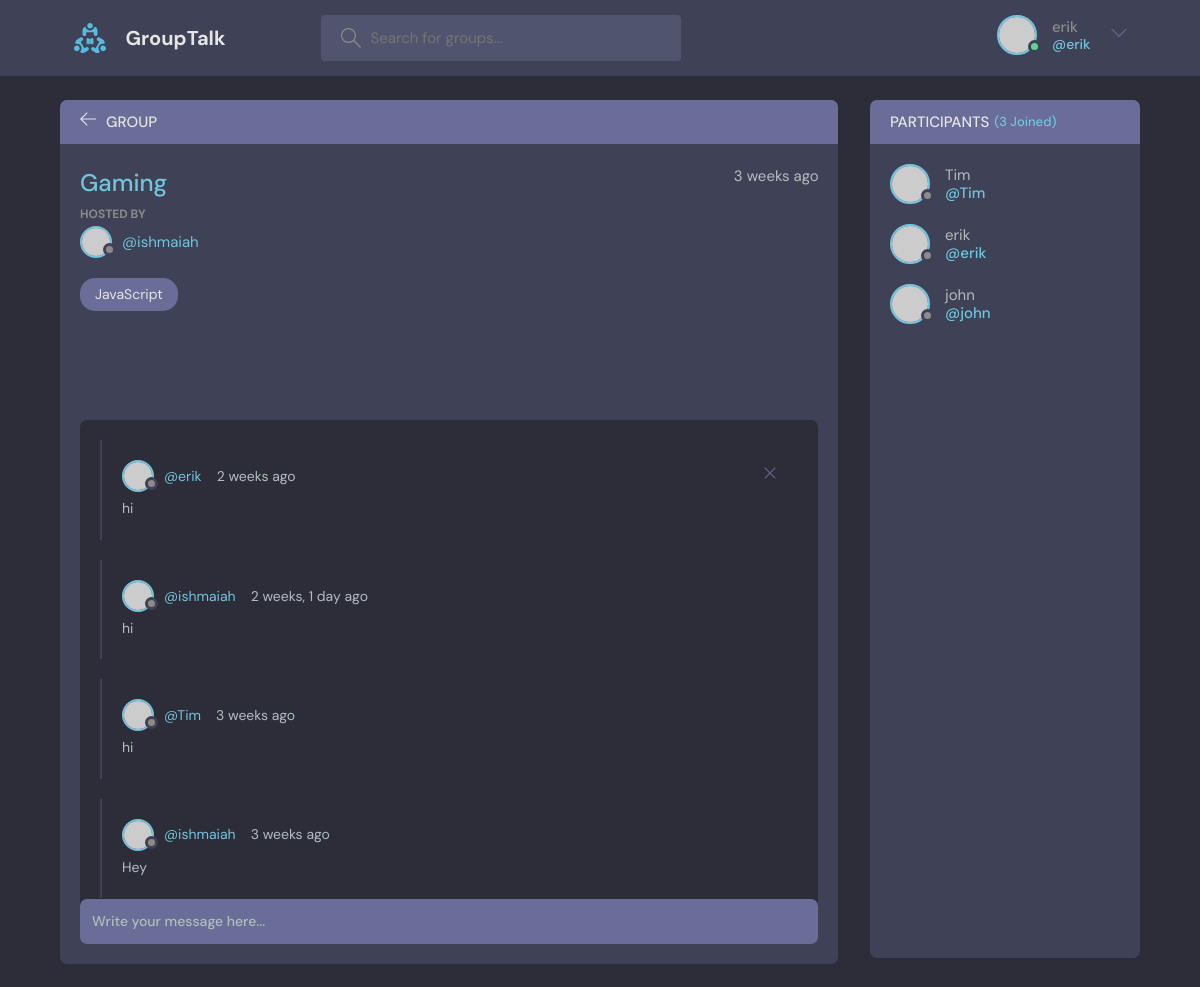
Screenshot of /group/2/ (signed in) with the database file from the repository.
### base/models.py (models this page shows, shortened)
class Group(models.Model):
    host = models.ForeignKey(User, on_delete=models.SET_NULL, null=True)
    topic = models.ForeignKey(Topic, on_delete=models.SET_NULL, null=True)
    name = models.CharField(max_length=200)
    description = models.TextField(null=True, blank=True)
    participants = models.ManyToManyField(User, related_name='participants', blank=True)
    updated = models.DateTimeField(auto_now=True)
    created = models.DateTimeField(auto_now_add=True)
    class Meta:
        ordering = ['-updated', '-created']

class Topic(models.Model):
    name = models.CharField(max_length=200)
    def __str__(self):
        return self.name

class Message(models.Model):
    user = models.ForeignKey(User, on_delete=models.CASCADE)
    group = models.ForeignKey(Group, on_delete=models.CASCADE)
    body = models.TextField()
    updated = models.DateTimeField(auto_now=True)
    created = models.DateTimeField(auto_now_add=True)
    class Meta:
        ordering = ['-updated', '-created']

### base/views.py (the view, shortened to what this page needs)
# urls.py: path('group/<str:pk>/', views.group, name="group"),
def group(request, pk):
   group = Group.objects.get(id=pk)
   group_messages = group.message_set.all()
   participants = group.participants.all()
   context = {'group': group, 'group_messages': group_messages, 'participants': participants}
   return render(request, 'base/group.html', context)

### base/templates/base/group.html (shortened to what this page needs)
{% extends 'main.html' %}
{% block content %}
    <main class="profile-page layout layout--2">
      <div class="container">
        <div class="room">
          <div class="room__top">
            <div class="room__topLeft">
              <a href="{% url 'home' %}">
                <svg version="1.1" xmlns="http://www.w3.org/2000/svg" width="32" height="32" viewBox="0 0 32 32">
                  <title>arrow-left</title>
                  <path
                    d="M13.723 2.286l-13.723 13.714 13.719 13.714 1.616-1.611-10.96-10.96h27.625v-2.286h-27.625l10.965-10.965-1.616-1.607z"
                  ></path>
                </svg>
              </a>
              <h3>Group</h3>
            </div>
          </div>
          <div class="room__box scroll">
            <div class="room__header scroll">
              <div class="room__info">
                <h3>{{group.name}}</h3>
                <span>{{group.created|timesince}} ago</span>
              </div>
              <div class="room__hosted">
                <p>Hosted By</p>
                <a href="{% url 'user-profile' group.host.id %}" class="room__author">
                  <div class="avatar avatar--small">
                    <img src="https://randomuser.me/api/portraits/men/37.jpg" />
                  </div>
                  <span>@{{group.host.username}}</span>
                </a>
              </div>
              <span class="room__topics">{{group.topic}}</span>
            </div>
            <div class="room__conversation">
              <div class="threads scroll">
                {% for message in group_messages %}
                <div class="thread">
                  <div class="thread__top">
                    <div class="thread__author">
                      <a href="{% url 'user-profile' message.id %}" class="thread__authorInfo">
                        <div class="avatar avatar--small">
                          <img src="https://randomuser.me/api/portraits/men/37.jpg" />
                        </div>
                        <span>@{{message.user.username}} </span>
                      </a>
                      <span class="thread__date">{{message.created|timesince}} ago</span>
                    </div>
                    {% if request.user == message.user %}
                    <a href="{% url 'delete-message' message.id %}">
                    <div class="thread__delete">
                      <svg version="1.1" xmlns="http://www.w3.org/2000/svg" width="32" height="32" viewBox="0 0 32 32">
                        <title>remove</title>
                        <path
                          d="M27.314 6.019l-1.333-1.333-9.98 9.981-9.981-9.981-1.333 1.333 9.981 9.981-9.981 9.98 1.333 1.333 9.981-9.98 9.98 9.98 1.333-1.333-9.98-9.98 9.98-9.981z"
                        ></path>
                      </svg>
                    </div>
                    </a>
                    {% endif %}
                  </div>
                  <div class="thread__details">
                    {{message.body}}
                  </div>
                </div>
                {% endfor %}
              </div>
            </div>
          </div>
          <div class="room__message">
            <form action="#"><input name="" placeholder="Write your message here..." /></form>
          </div>
        </div>
        <div class="participants">
          <h3 class="participants__top">Participants <span>({{participants.count}} Joined)</span></h3>
          <div class="participants__list scroll">
            {% for user in participants %}
            <a href="{% url 'user-profile' user.id %}" class="participant">
              <div class="avatar avatar--medium">
                <img src="https://randomuser.me/api/portraits/men/37.jpg" />
              </div>
              <p>
                {{user.username}}
                <span>@{{user.username}} </span>
              </p>
            </a>
            {% endfor %}
          </div>
        </div>
      </div>
    </main>
{% endblock %}

### templates/navbar.html (shortened to what this page needs)
{% load static %}
<header class="header header--loggedIn">
    <div class="container">
      <a href="/" class="header__logo">
        <img src="{% static 'images/logo.svg' %}" />
        <h1>GroupTalk</h1>
      </a>
      <form class="header__search" method="GET" action="{% url 'home' %}">
        <label>
          <input name="q" placeholder="Search for groups..." />
        </label>
      </form>
      <nav class="header__menu">
        {% if request.user.is_authenticated %}
        <div class="header__user">
          <a href="{% url 'update-user' %}">
            <div class="avatar avatar--medium active">
              <img src="https://randomuser.me/api/portraits/men/37.jpg" />
            </div>
            <p>{{request.user.username}} <span>@{{request.user.username}}</span></p>
          </a>
          <button class="dropdown-button">
            <svg version="1.1" xmlns="http://www.w3.org/2000/svg" width="32" height="32" viewBox="0 0 32 32">
              <title>chevron-down</title>
              <path d="M16 21l-13-13h-3l16 16 16-16h-3l-13 13z"></path>
            </svg>
          </button>
        </div>
        {% else %}
        <a href="{% url 'login' %}">
          <img src="{% static 'images/avatar.svg' %}"  />
          <p>Login</p>
        </a>
        {% endif %}
      </nav>
    </div>
  </header>

### rows the page displays
Group: name "Gaming", created "3 weeks", host.username "ishmaiah", topic "JavaScript"
Message: user.username "erik", created "2 weeks", body "hi"
Message: user.username "ishmaiah", created "2 weeks, 1 day", body "hi"
Message: user.username "Tim", created "3 weeks", body "hi"
Message: user.username "ishmaiah", created "3 weeks", body "Hey"

### other values shown
{{ request.user.username }} "erik"
{{ participants.count }} "3"
{{ user.username }} "Tim"
{{ user.username }} "erik"
{{ user.username }} "john"
